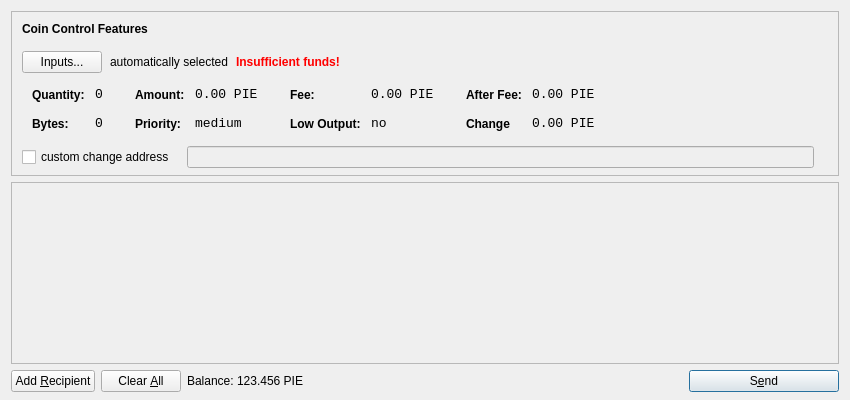
<?xml version="1.0" encoding="UTF-8"?>
<ui version="4.0">
 <class>SendCoinsDialog</class>
 <widget class="QDialog" name="SendCoinsDialog">
  <property name="geometry">
   <rect>
    <x>0</x>
    <y>0</y>
    <width>850</width>
    <height>400</height>
   </rect>
  </property>
  <property name="windowTitle">
   <string>Send Coins</string>
  </property>
  <layout class="QVBoxLayout" name="verticalLayout" stretch="0,1,0">
   <property name="bottomMargin">
    <number>8</number>
   </property>
   <item>
    <widget class="QFrame" name="frameCoinControl">
     <property name="sizePolicy">
      <sizepolicy hsizetype="Expanding" vsizetype="Expanding">
       <horstretch>0</horstretch>
       <verstretch>0</verstretch>
      </sizepolicy>
     </property>
     <property name="maximumSize">
      <size>
       <width>16777215</width>
       <height>16777215</height>
      </size>
     </property>
     <property name="frameShape">
      <enum>QFrame::StyledPanel</enum>
     </property>
     <property name="frameShadow">
      <enum>QFrame::Sunken</enum>
     </property>
     <layout class="QVBoxLayout" name="verticalLayoutCoinControl2">
      <property name="spacing">
       <number>-1</number>
      </property>
      <property name="leftMargin">
       <number>0</number>
      </property>
      <property name="topMargin">
       <number>0</number>
      </property>
      <property name="rightMargin">
       <number>0</number>
      </property>
      <property name="bottomMargin">
       <number>6</number>
      </property>
      <item>
       <layout class="QVBoxLayout" name="verticalLayoutCoinControl" stretch="0,0,0,0,1">
        <property name="spacing">
         <number>0</number>
        </property>
        <property name="leftMargin">
         <number>10</number>
        </property>
        <property name="topMargin">
         <number>10</number>
        </property>
        <item>
         <layout class="QHBoxLayout" name="horizontalLayoutCoinControl1">
          <property name="bottomMargin">
           <number>15</number>
          </property>
          <item>
           <widget class="QLabel" name="labelCoinControlFeatures">
            <property name="sizePolicy">
             <sizepolicy hsizetype="Preferred" vsizetype="Maximum">
              <horstretch>0</horstretch>
              <verstretch>0</verstretch>
             </sizepolicy>
            </property>
            <property name="font">
             <font>
              <weight>75</weight>
              <bold>true</bold>
             </font>
            </property>
            <property name="styleSheet">
             <string notr="true">font-weight:bold;</string>
            </property>
            <property name="text">
             <string>Coin Control Features</string>
            </property>
           </widget>
          </item>
         </layout>
        </item>
        <item>
         <layout class="QHBoxLayout" name="horizontalLayoutCoinControl2" stretch="0,0,0,0">
          <property name="spacing">
           <number>8</number>
          </property>
          <property name="bottomMargin">
           <number>10</number>
          </property>
          <item>
           <widget class="QPushButton" name="pushButtonCoinControl">
            <property name="styleSheet">
             <string notr="true"/>
            </property>
            <property name="text">
             <string>Inputs...</string>
            </property>
           </widget>
          </item>
          <item>
           <widget class="QLabel" name="labelCoinControlAutomaticallySelected">
            <property name="text">
             <string>automatically selected</string>
            </property>
            <property name="margin">
             <number>5</number>
            </property>
           </widget>
          </item>
          <item>
           <widget class="QLabel" name="labelCoinControlInsuffFunds">
            <property name="font">
             <font>
              <weight>75</weight>
              <bold>true</bold>
             </font>
            </property>
            <property name="styleSheet">
             <string notr="true">color:red;font-weight:bold;</string>
            </property>
            <property name="text">
             <string>Insufficient funds!</string>
            </property>
            <property name="margin">
             <number>5</number>
            </property>
           </widget>
          </item>
          <item>
           <spacer name="horizontalSpacerCoinControl">
            <property name="orientation">
             <enum>Qt::Horizontal</enum>
            </property>
            <property name="sizeHint" stdset="0">
             <size>
              <width>40</width>
              <height>1</height>
             </size>
            </property>
           </spacer>
          </item>
         </layout>
        </item>
        <item>
         <widget class="QWidget" name="widgetCoinControl" native="true">
          <property name="sizePolicy">
           <sizepolicy hsizetype="Preferred" vsizetype="Preferred">
            <horstretch>0</horstretch>
            <verstretch>0</verstretch>
           </sizepolicy>
          </property>
          <property name="minimumSize">
           <size>
            <width>0</width>
            <height>0</height>
           </size>
          </property>
          <property name="styleSheet">
           <string notr="true"/>
          </property>
          <layout class="QHBoxLayout" name="horizontalLayoutCoinControl5">
           <property name="margin">
            <number>0</number>
           </property>
           <item>
            <layout class="QHBoxLayout" name="horizontalLayoutCoinControl3" stretch="0,0,0,1">
             <property name="spacing">
              <number>20</number>
             </property>
             <property name="topMargin">
              <number>0</number>
             </property>
             <property name="bottomMargin">
              <number>10</number>
             </property>
             <item>
              <layout class="QFormLayout" name="formLayoutCoinControl1">
               <property name="horizontalSpacing">
                <number>10</number>
               </property>
               <property name="verticalSpacing">
                <number>14</number>
               </property>
               <property name="leftMargin">
                <number>10</number>
               </property>
               <property name="topMargin">
                <number>4</number>
               </property>
               <property name="rightMargin">
                <number>6</number>
               </property>
               <item row="0" column="0">
                <widget class="QLabel" name="labelCoinControlQuantityText">
                 <property name="styleSheet">
                  <string notr="true">font-weight:bold;</string>
                 </property>
                 <property name="text">
                  <string>Quantity:</string>
                 </property>
                 <property name="margin">
                  <number>0</number>
                 </property>
                </widget>
               </item>
               <item row="0" column="1">
                <widget class="QLabel" name="labelCoinControlQuantity">
                 <property name="font">
                  <font>
                   <family>Monospace</family>
                   <pointsize>10</pointsize>
                  </font>
                 </property>
                 <property name="cursor">
                  <cursorShape>IBeamCursor</cursorShape>
                 </property>
                 <property name="contextMenuPolicy">
                  <enum>Qt::ActionsContextMenu</enum>
                 </property>
                 <property name="text">
                  <string>0</string>
                 </property>
                 <property name="margin">
                  <number>0</number>
                 </property>
                 <property name="textInteractionFlags">
                  <set>Qt::LinksAccessibleByMouse|Qt::TextSelectableByKeyboard|Qt::TextSelectableByMouse</set>
                 </property>
                </widget>
               </item>
               <item row="1" column="0">
                <widget class="QLabel" name="labelCoinControlBytesText">
                 <property name="styleSheet">
                  <string notr="true">font-weight:bold;</string>
                 </property>
                 <property name="text">
                  <string>Bytes:</string>
                 </property>
                </widget>
               </item>
               <item row="1" column="1">
                <widget class="QLabel" name="labelCoinControlBytes">
                 <property name="font">
                  <font>
                   <family>Monospace</family>
                   <pointsize>10</pointsize>
                  </font>
                 </property>
                 <property name="cursor">
                  <cursorShape>IBeamCursor</cursorShape>
                 </property>
                 <property name="contextMenuPolicy">
                  <enum>Qt::ActionsContextMenu</enum>
                 </property>
                 <property name="text">
                  <string>0</string>
                 </property>
                 <property name="textInteractionFlags">
                  <set>Qt::LinksAccessibleByMouse|Qt::TextSelectableByKeyboard|Qt::TextSelectableByMouse</set>
                 </property>
                </widget>
               </item>
              </layout>
             </item>
             <item>
              <layout class="QFormLayout" name="formLayoutCoinControl2">
               <property name="horizontalSpacing">
                <number>10</number>
               </property>
               <property name="verticalSpacing">
                <number>14</number>
               </property>
               <property name="leftMargin">
                <number>6</number>
               </property>
               <property name="topMargin">
                <number>4</number>
               </property>
               <property name="rightMargin">
                <number>6</number>
               </property>
               <item row="0" column="0">
                <widget class="QLabel" name="labelCoinControlAmountText">
                 <property name="styleSheet">
                  <string notr="true">font-weight:bold;</string>
                 </property>
                 <property name="text">
                  <string>Amount:</string>
                 </property>
                 <property name="margin">
                  <number>0</number>
                 </property>
                </widget>
               </item>
               <item row="0" column="1">
                <widget class="QLabel" name="labelCoinControlAmount">
                 <property name="font">
                  <font>
                   <family>Monospace</family>
                   <pointsize>10</pointsize>
                  </font>
                 </property>
                 <property name="cursor">
                  <cursorShape>IBeamCursor</cursorShape>
                 </property>
                 <property name="contextMenuPolicy">
                  <enum>Qt::ActionsContextMenu</enum>
                 </property>
                 <property name="text">
                  <string notr="true">0.00 PIE</string>
                 </property>
                 <property name="textInteractionFlags">
                  <set>Qt::LinksAccessibleByMouse|Qt::TextSelectableByKeyboard|Qt::TextSelectableByMouse</set>
                 </property>
                </widget>
               </item>
               <item row="1" column="0">
                <widget class="QLabel" name="labelCoinControlPriorityText">
                 <property name="styleSheet">
                  <string notr="true">font-weight:bold;</string>
                 </property>
                 <property name="text">
                  <string>Priority:</string>
                 </property>
                </widget>
               </item>
               <item row="1" column="1">
                <widget class="QLabel" name="labelCoinControlPriority">
                 <property name="font">
                  <font>
                   <family>Monospace</family>
                   <pointsize>10</pointsize>
                  </font>
                 </property>
                 <property name="cursor">
                  <cursorShape>IBeamCursor</cursorShape>
                 </property>
                 <property name="contextMenuPolicy">
                  <enum>Qt::ActionsContextMenu</enum>
                 </property>
                 <property name="text">
                  <string>medium</string>
                 </property>
                 <property name="textInteractionFlags">
                  <set>Qt::LinksAccessibleByMouse|Qt::TextSelectableByKeyboard|Qt::TextSelectableByMouse</set>
                 </property>
                </widget>
               </item>
              </layout>
             </item>
             <item>
              <layout class="QFormLayout" name="formLayoutCoinControl3">
               <property name="horizontalSpacing">
                <number>10</number>
               </property>
               <property name="verticalSpacing">
                <number>14</number>
               </property>
               <property name="leftMargin">
                <number>6</number>
               </property>
               <property name="topMargin">
                <number>4</number>
               </property>
               <property name="rightMargin">
                <number>6</number>
               </property>
               <item row="0" column="0">
                <widget class="QLabel" name="labelCoinControlFeeText">
                 <property name="styleSheet">
                  <string notr="true">font-weight:bold;</string>
                 </property>
                 <property name="text">
                  <string>Fee:</string>
                 </property>
                 <property name="margin">
                  <number>0</number>
                 </property>
                </widget>
               </item>
               <item row="0" column="1">
                <widget class="QLabel" name="labelCoinControlFee">
                 <property name="font">
                  <font>
                   <family>Monospace</family>
                   <pointsize>10</pointsize>
                  </font>
                 </property>
                 <property name="cursor">
                  <cursorShape>IBeamCursor</cursorShape>
                 </property>
                 <property name="contextMenuPolicy">
                  <enum>Qt::ActionsContextMenu</enum>
                 </property>
                 <property name="text">
                  <string notr="true">0.00 PIE</string>
                 </property>
                 <property name="textInteractionFlags">
                  <set>Qt::LinksAccessibleByMouse|Qt::TextSelectableByKeyboard|Qt::TextSelectableByMouse</set>
                 </property>
                </widget>
               </item>
               <item row="1" column="0">
                <widget class="QLabel" name="labelCoinControlLowOutputText">
                 <property name="styleSheet">
                  <string notr="true">font-weight:bold;</string>
                 </property>
                 <property name="text">
                  <string>Low Output:</string>
                 </property>
                </widget>
               </item>
               <item row="1" column="1">
                <widget class="QLabel" name="labelCoinControlLowOutput">
                 <property name="font">
                  <font>
                   <family>Monospace</family>
                   <pointsize>10</pointsize>
                  </font>
                 </property>
                 <property name="cursor">
                  <cursorShape>IBeamCursor</cursorShape>
                 </property>
                 <property name="contextMenuPolicy">
                  <enum>Qt::ActionsContextMenu</enum>
                 </property>
                 <property name="text">
                  <string>no</string>
                 </property>
                 <property name="textInteractionFlags">
                  <set>Qt::LinksAccessibleByMouse|Qt::TextSelectableByKeyboard|Qt::TextSelectableByMouse</set>
                 </property>
                </widget>
               </item>
              </layout>
             </item>
             <item>
              <layout class="QFormLayout" name="formLayoutCoinControl4">
               <property name="horizontalSpacing">
                <number>10</number>
               </property>
               <property name="verticalSpacing">
                <number>14</number>
               </property>
               <property name="leftMargin">
                <number>6</number>
               </property>
               <property name="topMargin">
                <number>4</number>
               </property>
               <property name="rightMargin">
                <number>6</number>
               </property>
               <item row="0" column="0">
                <widget class="QLabel" name="labelCoinControlAfterFeeText">
                 <property name="styleSheet">
                  <string notr="true">font-weight:bold;</string>
                 </property>
                 <property name="text">
                  <string>After Fee:</string>
                 </property>
                 <property name="margin">
                  <number>0</number>
                 </property>
                </widget>
               </item>
               <item row="0" column="1">
                <widget class="QLabel" name="labelCoinControlAfterFee">
                 <property name="font">
                  <font>
                   <family>Monospace</family>
                   <pointsize>10</pointsize>
                  </font>
                 </property>
                 <property name="cursor">
                  <cursorShape>IBeamCursor</cursorShape>
                 </property>
                 <property name="contextMenuPolicy">
                  <enum>Qt::ActionsContextMenu</enum>
                 </property>
                 <property name="text">
                  <string notr="true">0.00 PIE</string>
                 </property>
                 <property name="textInteractionFlags">
                  <set>Qt::LinksAccessibleByMouse|Qt::TextSelectableByKeyboard|Qt::TextSelectableByMouse</set>
                 </property>
                </widget>
               </item>
               <item row="1" column="0">
                <widget class="QLabel" name="labelCoinControlChangeText">
                 <property name="styleSheet">
                  <string notr="true">font-weight:bold;</string>
                 </property>
                 <property name="text">
                  <string>Change</string>
                 </property>
                </widget>
               </item>
               <item row="1" column="1">
                <widget class="QLabel" name="labelCoinControlChange">
                 <property name="font">
                  <font>
                   <family>Monospace</family>
                   <pointsize>10</pointsize>
                  </font>
                 </property>
                 <property name="cursor">
                  <cursorShape>IBeamCursor</cursorShape>
                 </property>
                 <property name="contextMenuPolicy">
                  <enum>Qt::ActionsContextMenu</enum>
                 </property>
                 <property name="text">
                  <string notr="true">0.00 PIE</string>
                 </property>
                 <property name="textInteractionFlags">
                  <set>Qt::LinksAccessibleByMouse|Qt::TextSelectableByKeyboard|Qt::TextSelectableByMouse</set>
                 </property>
                </widget>
               </item>
              </layout>
             </item>
            </layout>
           </item>
          </layout>
         </widget>
        </item>
        <item>
         <layout class="QHBoxLayout" name="horizontalLayoutCoinControl4" stretch="0,0,0">
          <property name="spacing">
           <number>12</number>
          </property>
          <property name="sizeConstraint">
           <enum>QLayout::SetDefaultConstraint</enum>
          </property>
          <property name="topMargin">
           <number>5</number>
          </property>
          <property name="rightMargin">
           <number>5</number>
          </property>
          <item>
           <widget class="QCheckBox" name="checkBoxCoinControlChange">
            <property name="text">
             <string>custom change address</string>
            </property>
           </widget>
          </item>
          <item>
           <widget class="QLineEdit" name="lineEditCoinControlChange">
            <property name="enabled">
             <bool>false</bool>
            </property>
            <property name="sizePolicy">
             <sizepolicy hsizetype="Expanding" vsizetype="Fixed">
              <horstretch>0</horstretch>
              <verstretch>0</verstretch>
             </sizepolicy>
            </property>
           </widget>
          </item>
          <item>
           <widget class="QLabel" name="labelCoinControlChangeLabel">
            <property name="sizePolicy">
             <sizepolicy hsizetype="Preferred" vsizetype="Expanding">
              <horstretch>0</horstretch>
              <verstretch>0</verstretch>
             </sizepolicy>
            </property>
            <property name="minimumSize">
             <size>
              <width>0</width>
              <height>0</height>
             </size>
            </property>
            <property name="text">
             <string/>
            </property>
            <property name="margin">
             <number>3</number>
            </property>
           </widget>
          </item>
         </layout>
        </item>
        <item>
         <spacer name="verticalSpacerCoinControl">
          <property name="orientation">
           <enum>Qt::Vertical</enum>
          </property>
          <property name="sizeHint" stdset="0">
           <size>
            <width>800</width>
            <height>1</height>
           </size>
          </property>
         </spacer>
        </item>
       </layout>
      </item>
     </layout>
    </widget>
   </item>
   <item>
    <widget class="QScrollArea" name="scrollArea">
     <property name="widgetResizable">
      <bool>true</bool>
     </property>
     <widget class="QWidget" name="scrollAreaWidgetContents">
      <property name="geometry">
       <rect>
        <x>0</x>
        <y>0</y>
        <width>830</width>
        <height>165</height>
       </rect>
      </property>
      <layout class="QVBoxLayout" name="verticalLayout_2">
       <property name="margin">
        <number>0</number>
       </property>
       <item>
        <layout class="QVBoxLayout" name="entries">
         <property name="spacing">
          <number>6</number>
         </property>
        </layout>
       </item>
       <item>
        <spacer name="verticalSpacer">
         <property name="orientation">
          <enum>Qt::Vertical</enum>
         </property>
         <property name="sizeHint" stdset="0">
          <size>
           <width>20</width>
           <height>40</height>
          </size>
         </property>
        </spacer>
       </item>
      </layout>
     </widget>
    </widget>
   </item>
   <item>
    <layout class="QHBoxLayout" name="horizontalLayout">
     <item>
      <widget class="QPushButton" name="addButton">
       <property name="toolTip">
        <string>Send to multiple recipients at once</string>
       </property>
       <property name="text">
        <string>Add &amp;Recipient</string>
       </property>
       <property name="autoDefault">
        <bool>false</bool>
       </property>
      </widget>
     </item>
     <item>
      <widget class="QPushButton" name="clearButton">
       <property name="sizePolicy">
        <sizepolicy hsizetype="Minimum" vsizetype="Fixed">
         <horstretch>0</horstretch>
         <verstretch>0</verstretch>
        </sizepolicy>
       </property>
       <property name="toolTip">
        <string>Remove all transaction fields</string>
       </property>
       <property name="text">
        <string>Clear &amp;All</string>
       </property>
       <property name="autoRepeatDelay">
        <number>300</number>
       </property>
       <property name="autoDefault">
        <bool>false</bool>
       </property>
      </widget>
     </item>
     <item>
      <layout class="QHBoxLayout" name="horizontalLayout_2">
       <property name="spacing">
        <number>3</number>
       </property>
       <item>
        <widget class="QLabel" name="label">
         <property name="sizePolicy">
          <sizepolicy hsizetype="Preferred" vsizetype="Fixed">
           <horstretch>0</horstretch>
           <verstretch>0</verstretch>
          </sizepolicy>
         </property>
         <property name="text">
          <string>Balance:</string>
         </property>
        </widget>
       </item>
       <item>
        <widget class="QLabel" name="labelBalance">
         <property name="sizePolicy">
          <sizepolicy hsizetype="Preferred" vsizetype="Fixed">
           <horstretch>0</horstretch>
           <verstretch>0</verstretch>
          </sizepolicy>
         </property>
         <property name="cursor">
          <cursorShape>IBeamCursor</cursorShape>
         </property>
         <property name="text">
          <string>123.456 PIE</string>
         </property>
         <property name="textInteractionFlags">
          <set>Qt::LinksAccessibleByMouse|Qt::TextSelectableByKeyboard|Qt::TextSelectableByMouse</set>
         </property>
        </widget>
       </item>
      </layout>
     </item>
     <item>
      <spacer name="horizontalSpacer">
       <property name="orientation">
        <enum>Qt::Horizontal</enum>
       </property>
       <property name="sizeHint" stdset="0">
        <size>
         <width>40</width>
         <height>20</height>
        </size>
       </property>
      </spacer>
     </item>
     <item>
      <widget class="QPushButton" name="sendButton">
       <property name="minimumSize">
        <size>
         <width>150</width>
         <height>0</height>
        </size>
       </property>
       <property name="toolTip">
        <string>Confirm the send action</string>
       </property>
       <property name="text">
        <string>S&amp;end</string>
       </property>
       <property name="icon">
        <iconset resource="../bitcoin.qrc">
         <normaloff>:/icons/send</normaloff>:/icons/send</iconset>
       </property>
       <property name="default">
        <bool>true</bool>
       </property>
      </widget>
     </item>
    </layout>
   </item>
  </layout>
 </widget>
 <resources>
  <include location="../bitcoin.qrc"/>
 </resources>
 <connections/>
</ui>
